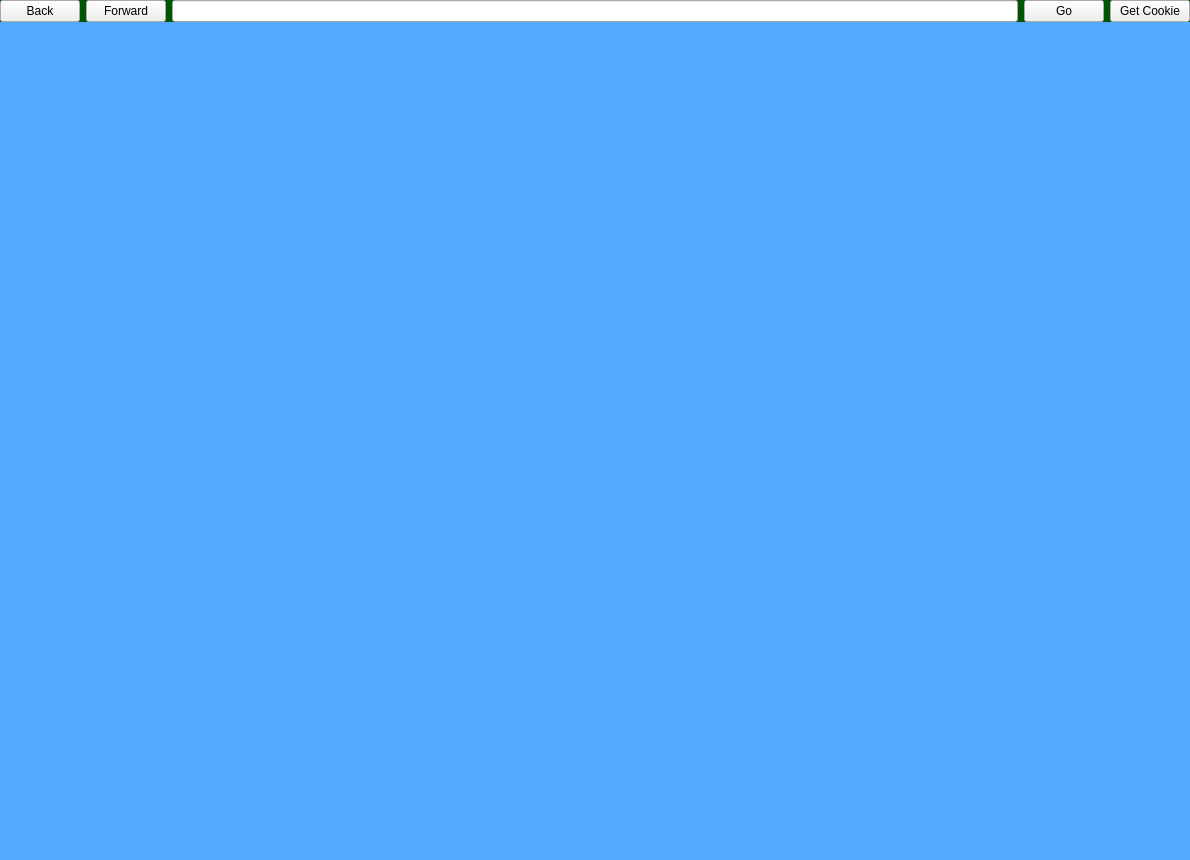
<?xml version="1.0" encoding="UTF-8"?>
<ui version="4.0">
 <class>QCefView</class>
 <widget class="QMainWindow" name="QCefView">
  <property name="geometry">
   <rect>
    <x>0</x>
    <y>0</y>
    <width>1190</width>
    <height>860</height>
   </rect>
  </property>
  <property name="windowTitle">
   <string>SimpleBrowser</string>
  </property>
  <widget class="QWidget" name="centralWidget">
   <property name="sizePolicy">
    <sizepolicy hsizetype="Preferred" vsizetype="Preferred">
     <horstretch>0</horstretch>
     <verstretch>0</verstretch>
    </sizepolicy>
   </property>
   <property name="styleSheet">
    <string notr="true">#centralWidget {
background-color: rgb(0, 85, 0);
}</string>
   </property>
   <layout class="QVBoxLayout" name="verticalLayout_2">
    <property name="spacing">
     <number>0</number>
    </property>
    <property name="leftMargin">
     <number>0</number>
    </property>
    <property name="topMargin">
     <number>0</number>
    </property>
    <property name="rightMargin">
     <number>0</number>
    </property>
    <property name="bottomMargin">
     <number>0</number>
    </property>
    <item>
     <layout class="QVBoxLayout" name="verticalLayout" stretch="1,5">
      <property name="spacing">
       <number>0</number>
      </property>
      <item>
       <layout class="QHBoxLayout" name="horizontalLayout">
        <item>
         <widget class="QPushButton" name="backButton">
          <property name="text">
           <string>Back</string>
          </property>
         </widget>
        </item>
        <item>
         <widget class="QPushButton" name="goForwardButton">
          <property name="text">
           <string>Forward</string>
          </property>
         </widget>
        </item>
        <item>
         <widget class="QLineEdit" name="lineEdit"/>
        </item>
        <item>
         <widget class="QPushButton" name="goButton">
          <property name="text">
           <string>Go</string>
          </property>
         </widget>
        </item>
        <item>
         <widget class="QPushButton" name="cookieButton">
          <property name="text">
           <string>Get Cookie</string>
          </property>
         </widget>
        </item>
       </layout>
      </item>
      <item>
       <widget class="QWidget" name="cefContainer" native="true">
        <property name="sizePolicy">
         <sizepolicy hsizetype="Preferred" vsizetype="Preferred">
          <horstretch>0</horstretch>
          <verstretch>0</verstretch>
         </sizepolicy>
        </property>
        <property name="minimumSize">
         <size>
          <width>0</width>
          <height>800</height>
         </size>
        </property>
        <property name="styleSheet">
         <string notr="true">#cefContainer {
background-color: rgb(85, 170, 255);
}</string>
        </property>
       </widget>
      </item>
     </layout>
    </item>
   </layout>
  </widget>
 </widget>
 <layoutdefault spacing="6" margin="11"/>
 <resources>
  <include location="simplebrowser.qrc"/>
 </resources>
 <connections/>
</ui>
